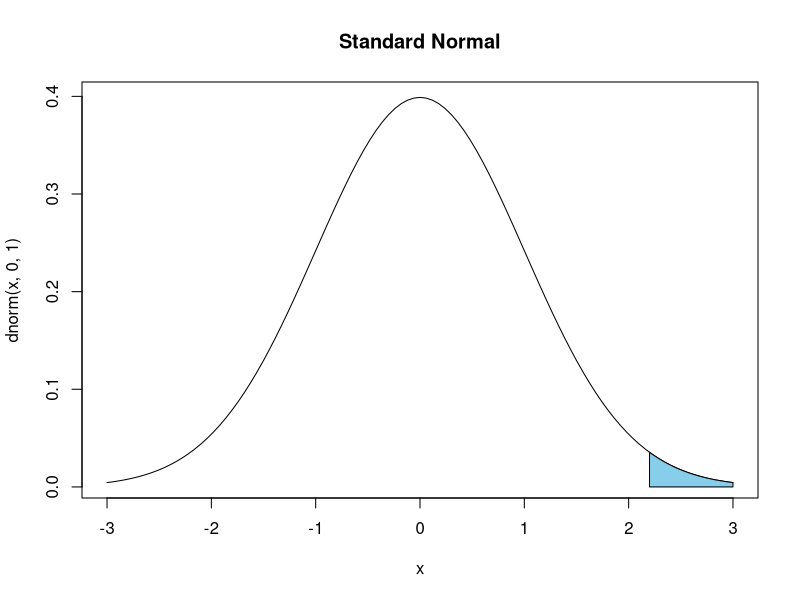
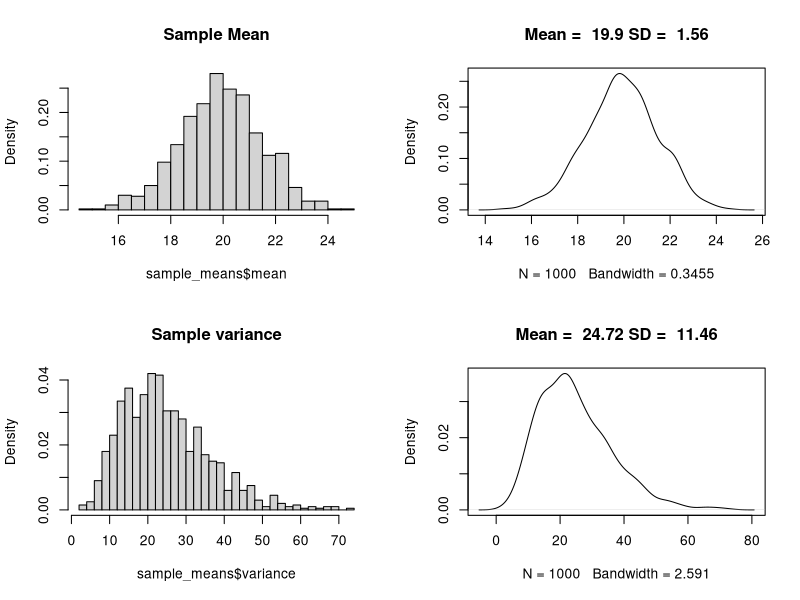
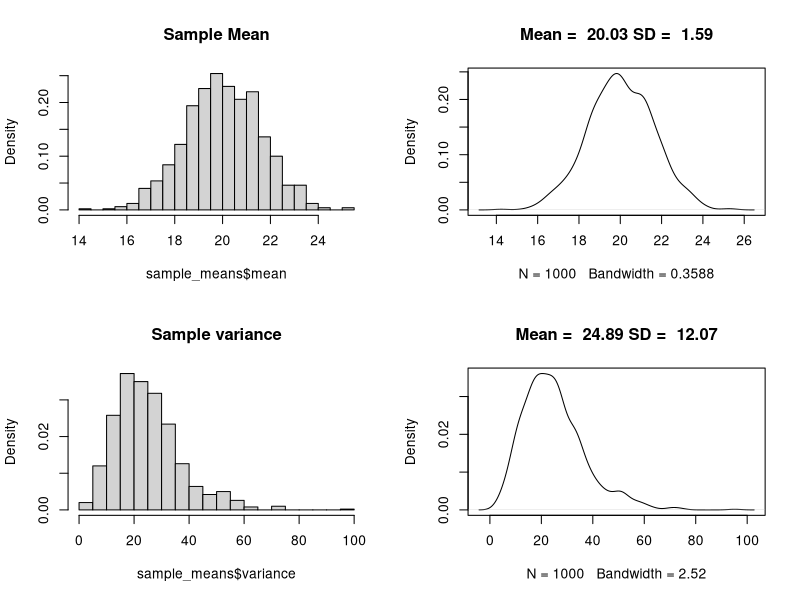
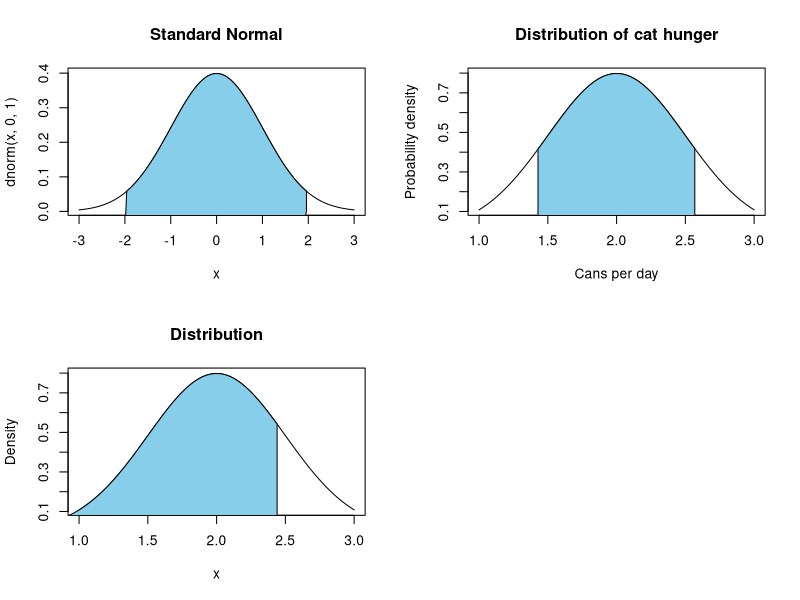
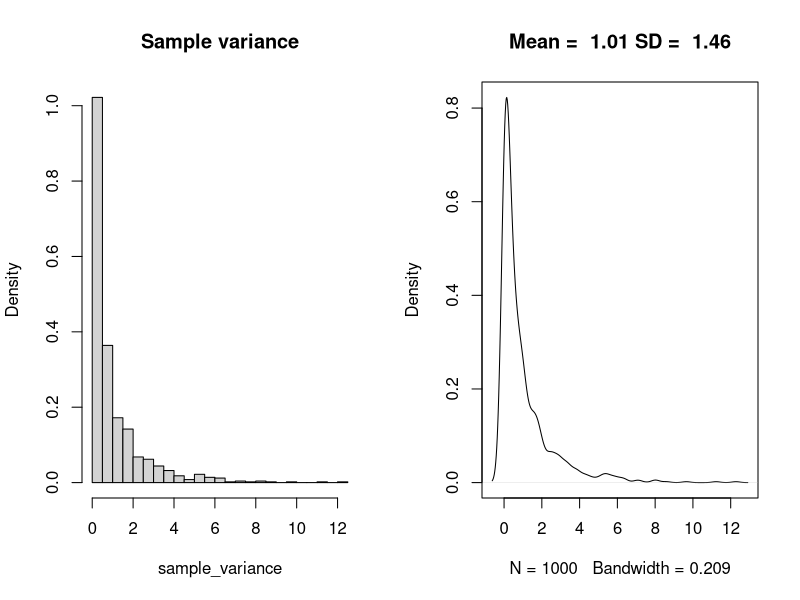
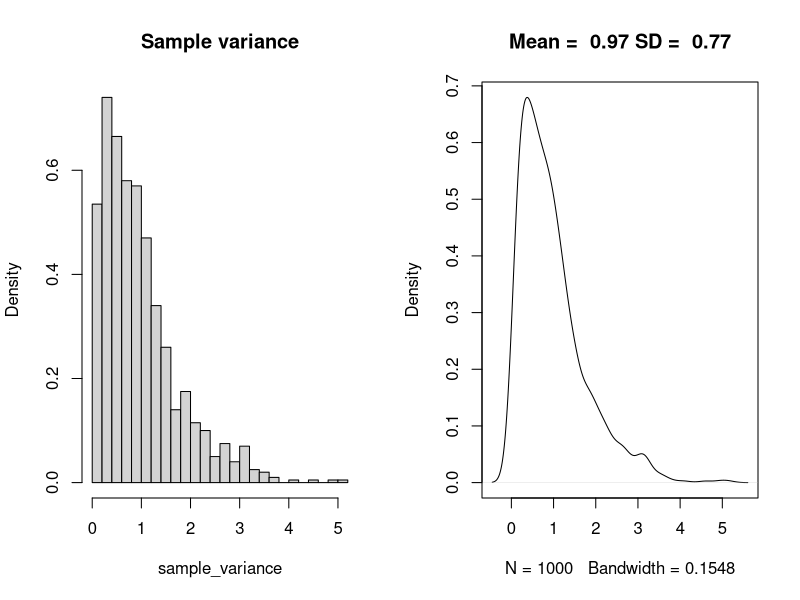
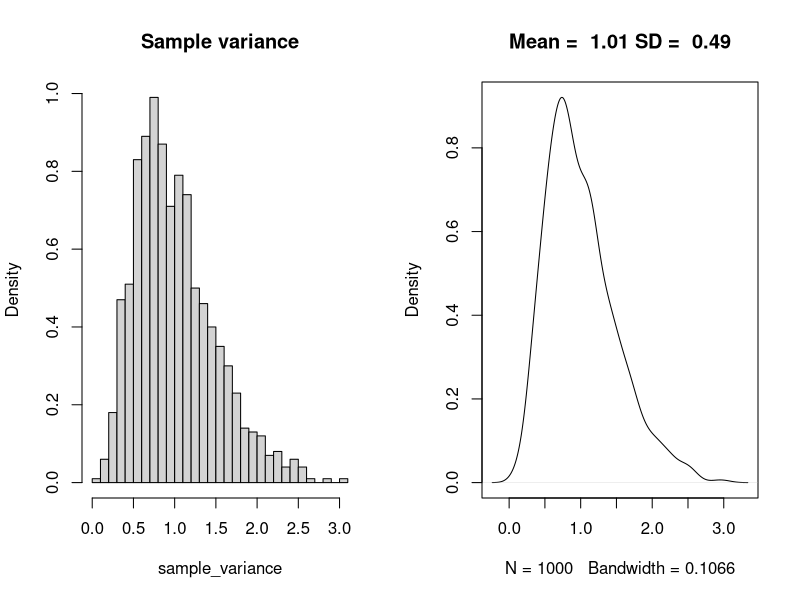
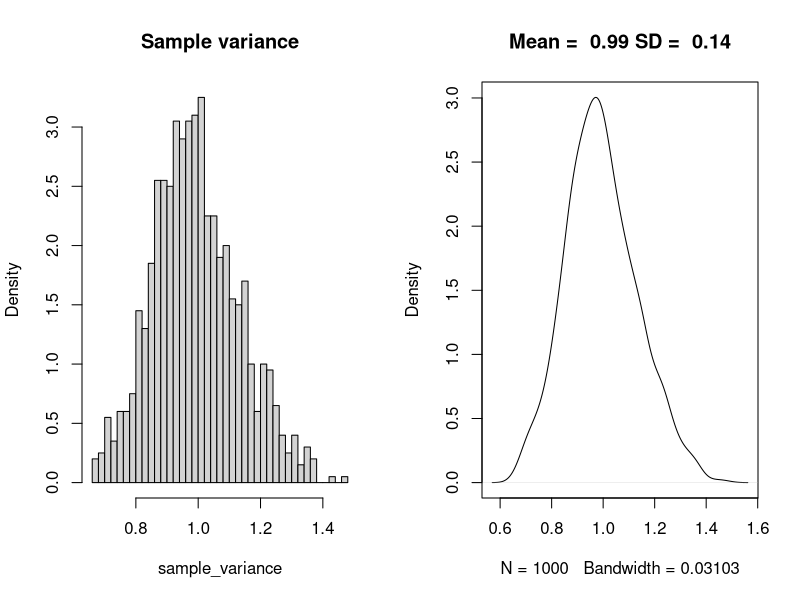

Here is the R script that generated these plots, in order:
## ---- chunk 1
cord.x <- c(2.2,seq(2.2,3,0.01),3)
cord.y <- c(0,dnorm(seq(2.2,3,0.01)),0)
curve(dnorm(x,0,1),xlim=c(-3,3),main='Standard Normal')
polygon(cord.x,cord.y,col='skyblue')
## ---- chunk 2
run_one_sample <- function(sample_size = 100, population_mean = 0, population_sd = 1)
{
  sample_means <- rnorm(n = sample_size, mean = population_mean, sd = population_sd) 
  data.frame(mean = mean(sample_means), variance = var(sample_means))
}

run_simulation <- function(sample_size = 100, 
                           number_of_simulations = 1000, 
                           population_mean = 0, 
                           population_sd = 1)
  {
require(data.table)
rbindlist(replicate(number_of_simulations, 
  list(run_one_sample(sample_size = sample_size, 
  population_mean = population_mean, 
  population_sd = population_sd))))

}
make_hist_and_plot <- function(sample_means){
  par(mfrow=c(2,2)) # 
  hist(sample_means$mean,freq=F, breaks = 30, main = "Sample Mean")
  plot(density(sample_means$mean), 
       main = paste("Mean = ", round(mean(sample_means$mean),2) , 
                    "SD = ", round(sd(sample_means$mean),2)))
  hist(sample_means$variance,freq=F, breaks = 30, main = 'Sample variance')
  plot(density(sample_means$variance), 
       main = paste("Mean = ", round(mean(sample_means$variance),2) , 
                    "SD = ", round(sd(sample_means$variance),2)))} 
make_hist_and_plot(
  run_simulation(10,1000,20,5))
## ---- chunk 3
make_hist_and_plot(
  run_simulation(10,1000,20,5))
## ---- chunk 4
cord.x <- c(-3,seq(-1.96,1.96,0.01),1.96)
cord.y <- c(-3,dnorm(seq(-1.96,1.96,0.01)),0)
curve(dnorm(x,0,1),xlim=c(-3,3),main='Standard Normal')
polygon(cord.x,cord.y,col='skyblue')
## ---- chunk 5
plot_normal_shaded_interval <- function(mean = 0, sd = 1, shade_from = -2, shade_to = 2, x_lower = mean - 2*sd, x_upper = mean + 2*sd, title = "Distribution", xlab = "x", ylab = "Density"){
  cord.x <- c(seq(shade_from, shade_to,0.01))
  cord.y <- c(dnorm(cord.x, mean = mean, sd = sd))
  cord.x[1] <- cord.x[2]
  cord.x[length(cord.x)] <- cord.x[length(cord.x) - 1]
  cord.y[1] <- 0
  cord.y[length(cord.y)] <- 0
  curve(dnorm(x, mean, sd),xlim=c(x_lower,x_upper),main= title,xlab = xlab, ylab = ylab)
  polygon(cord.x,cord.y,col='skyblue')
  }
plot_normal_shaded_interval( mean = 2, sd = .5, shade_from = 2 + qnorm(.05) * .5/sqrt(2), shade_to = 2 + qnorm(.95) * .5/sqrt(2), title = "Distribution of cat hunger", xlab = "Cans per day", ylab = "Probability density") 
## ---- chunk 6
plot_normal_shaded_interval(2, .5, 0, 2 + qnorm(.90) * .5/sqrt(2)) 
## ---- chunk 7
nsim = 1000
run_variance_simulation <- function(sample_size = 2, number_of_simulations = 1000, population_mean = 0, population_sd = 1)
  {

sample_variances <- replicate(number_of_simulations, var(rnorm(n = sample_size, mean = population_mean, sd = population_sd)))
}

#Define a new plot function so that the plot titles are correct
make_variance_hist_and_plot <- function(sample_variance){
  par(mfrow=c(1,2)) # 
  hist(sample_variance,freq=F, breaks = 30, main = "Sample variance")
  plot(density(sample_variance), main = paste("Mean = ", round(mean(sample_variance),2) , "SD = ", round(sd(sample_variance),2)))} 

make_variance_hist_and_plot(run_variance_simulation(sample_size = 2, number_of_simulations = nsim, population_mean = 0, population_sd = 1))
## ---- chunk 8
make_variance_hist_and_plot(run_variance_simulation(sample_size = 4, number_of_simulations = nsim, population_mean = 0, population_sd = 1))
## ---- chunk 9
make_variance_hist_and_plot(run_variance_simulation(sample_size = 10, number_of_simulations = nsim, population_mean = 0, population_sd = 1))
## ---- chunk 10
make_variance_hist_and_plot(run_variance_simulation(sample_size = 100, number_of_simulations = nsim, population_mean = 0, population_sd = 1))
## ---- chunk 11
make_variance_hist_and_plot(run_variance_simulation(sample_size = 2, number_of_simulations = nsim, population_mean = 0, population_sd = 1))
## ---- chunk 12
library(ggplot2)
x <- seq(from = 0.1,by = .01,to = 20)
ggplot(data.frame(x = x), aes(x = x)) + 
  stat_function(fun = dchisq, args=list(df = 1), aes(linetype = "df = 1")) +
  stat_function(fun = dchisq, args=list(df = 2), aes(linetype = "df = 2")) +
  stat_function(fun = dchisq, args=list(df = 4), aes(linetype = "df = 4")) +
  stat_function(fun = dchisq, args=list(df = 10), aes(linetype = "df = 10")) +
  scale_linetype_discrete(limits = paste("df", "=", c(1,2,4,10)))+ labs(linetype = NULL, y = "f(x)")
## ---- chunk 13
par(mfcol=c(3, 1))
p = .5
for(n in c(5,10,60))
{
    x <- dbinom(0:(n), size=n, p=p)
    barplot(x, names.arg=0:(n), space=0, main=paste('n = ',n,", p = ",p,sep=''), xlab = "Number of successes (X)", ylab = ("p(X)"))
}
## ---- chunk 14
library(knitr)
set.seed(238239)
dice_table <- data.frame(table(sample(1:6,100,replace = TRUE)))
names(dice_table) <- c("$x_i$", "$f_{o(i)}$")
kable(dice_table)
## ---- chunk 15
library(ggplot2)
x <- seq(from = -5,by = .01,to = 5)
ggplot(data.frame(x = x), aes(x = x)) + 
  stat_function(fun = dt, args=list(df = 1), aes(linetype = "df = 1")) +
  stat_function(fun = dt, args=list(df = 2), aes(linetype = "df = 2")) +
  stat_function(fun = dt, args=list(df = 4), aes(linetype = "df = 4")) +
  stat_function(fun = dt, args=list(df = 10), aes(linetype = "df = 10")) +
  scale_linetype_discrete(limits = paste("df", "=", c(1,2,4,10)))+ labs(linetype = NULL, y = "f(x)")
## ---- chunk 16
## plot multiple figures:
## replace ugly par... specification with 
## something easier to remember:
multiplot <- function(row,col){
     par(mfrow= c(row,col), pty = "s")
   }

range <- seq(-4,4,.01)  
 
multiplot(2,2)

 for(i in c(2,5,15,20)){
   plot(range,dnorm(range),type="l",lty=1,
        xlab="",ylab="",
        cex.axis=1)
   lines(range,dt(range,df=i),lty=2,lwd=1)
   mtext(paste("df=",i),cex=1.2)
 }
## ---- chunk 17
(sleep_times <- round(rnorm(5,1,1),2))
## ---- chunk 18
t.test(sleep_times)
## ---- chunk 19
t_test_sim <- function(n, mean = 1, sd = 1){
  t_results <- t.test(rnorm(n, mean, sd))
  t_results$statistic}
simulation_results <- replicate(1000, t_test_sim(5, 1, 1))
hist(simulation_results, main = paste0("Proportion of |t| > ", round(qt(.975, 4),2), ": ", sum(abs(simulation_results) > qt(.975, 4),2)/length(simulation_results)), 100)
## ---- chunk 20
simulation_results <- replicate(1000, t_test_sim(5, 2, 1))
hist(simulation_results, main = paste0("Proportion of |t| > ", round(qt(.975, 4),2), ": ", sum(abs(simulation_results) > qt(.975, 4),2)/length(simulation_results)), 100)
## ---- chunk 21
simulation_results <- replicate(1000, t_test_sim(5, 1, .5))
hist(simulation_results, main = paste0("Proportion of |t| > ", round(qt(.975, 4),2), ": ", sum(abs(simulation_results) > qt(.975, 4),2)/length(simulation_results)), 100)

## ---- chunk 22
simulation_results <- replicate(1000, t_test_sim(10, 1, 1))
hist(simulation_results, main = paste0("Proportion of |t| > ", round(qt(.975, 4),2), ": ", sum(abs(simulation_results) > qt(.975, 4),2)/length(simulation_results)), 100)
## ---- chunk 23
t_test_cheating_sim <- function(n_max = 30, n_increments = 2, sd = 1){
  samples <- NULL
  significant <- FALSE
  
  while(length(samples) <= n_max & significant == FALSE){
      samples <- c(samples, rnorm(n_increments, mean = 0, sd = sd))
      significant <- t.test(samples)$p.value <= .05
    }
  return(significant)
  }
## ---- chunk 24
simulation_results <- replicate(1000, t_test_cheating_sim(n_max = 30, n_increments = 2, sd = 1))
barplot(table(simulation_results), names.arg = c("no","yes"),xlab= "Significant", ylab = "Number of simulations", main = paste0("Proportion of significant results: ", sum(simulation_results)/length(simulation_results)), 100)
